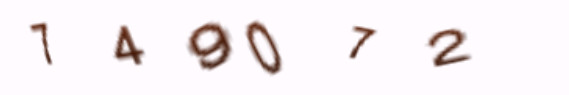
#> input picture assets/text.jpg, 569 x 95 px, found by its file name
$ python test7.py   (older library calls are emulated)
#> lines starting #> are read from the running program, lines starting #| are printed output that depends on the picture
import pytesseract
from PIL import Image
from PIL import ImageFilter
pytesseract.pytesseract.tesseract_cmd = 'D:\\Tesseract-OCR\\tesseract.exe'
tessdata_dir_config = '--tessdata-dir "D:\\Tesseract-OCR\\tessdata"'
image = Image.open('.\\assets\\text.jpg')
#> image is the input picture: PIL image 569x95 RGB; mean R, G, B 246, 239.9, 242.7
wb_image = image.convert('L')
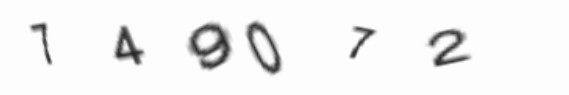
#> wb_image: PIL image 569x95 L; min 33, max 255, mean 242.4
# edgeF = wb_image.filter(ImageFilter.BLUR)
# conF = wb_image.filter(ImageFilter.CONTOUR)
# image.thumbnail((1000, 500), Image.ANTIALIAS)
bigger = image.resize((wb_image.size[0] * 2, wb_image.size[1] * 2), Image.ANTIALIAS)
bigger.save('.\\assets\\text_3.jpg')
# edgeF.save('E:\\automatic\\assets\\text_1.jpg')
# conF.save('E:\\automatic\\assets\\text_2.jpg')
#> (the run stopped early here; a loop or call above may not have finished)

$ run again, with assets/2021-01-21_003253.png saved as assets/text.jpg
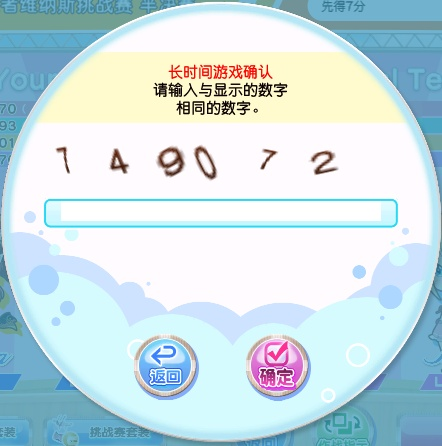
#> input picture assets/2021-01-21_003253.png, 442 x 446 px, found by its file name
#> image is the input picture: PIL image 442x446 RGB; mean R, G, B 199.9, 221.4, 227.4
#> `wb_image = image.convert('L')`:
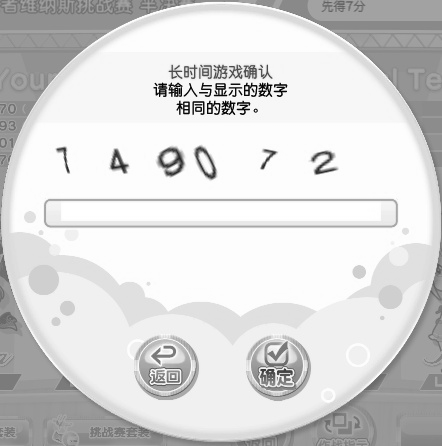
#> wb_image: PIL image 442x446 L; min 2, max 255, mean 215.7
#> `bigger = image.resize((wb_image.size[0] * 2, wb_image.size[1] * 2), Im..`:
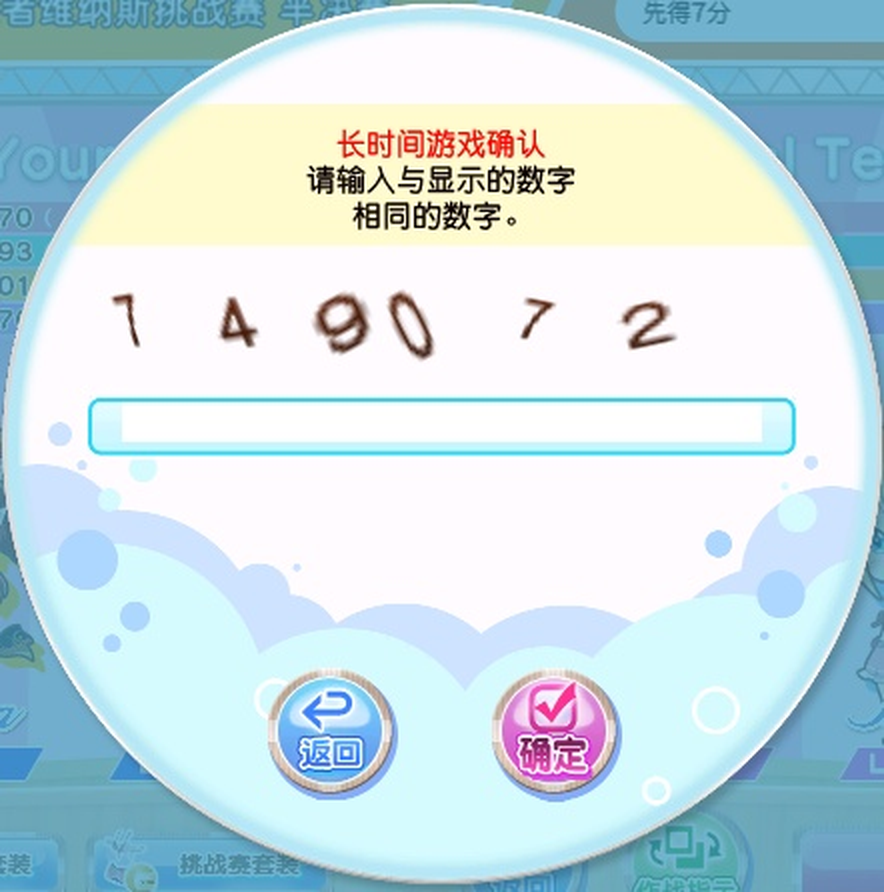
#> bigger: PIL image 884x892 RGB; mean R, G, B 199.8, 221.3, 227.4
